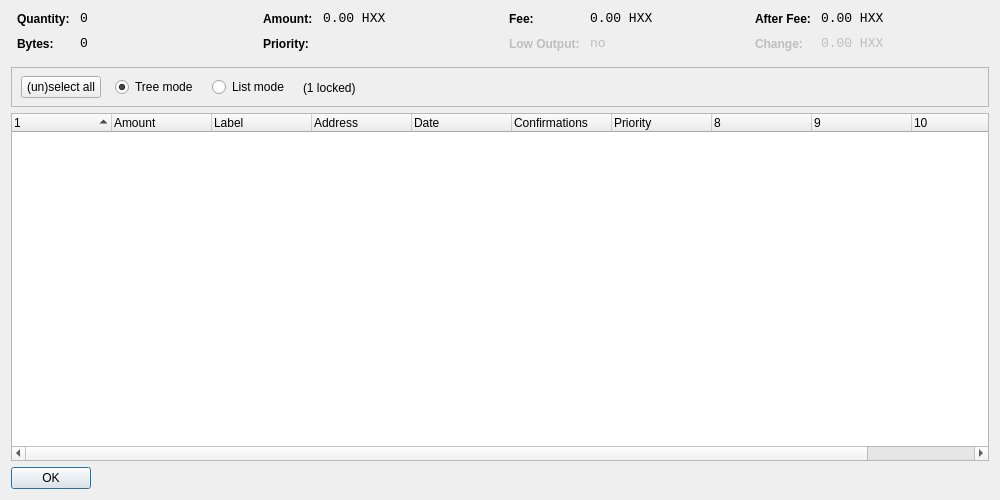
<?xml version="1.0" encoding="UTF-8"?>
<ui version="4.0">
 <class>CoinControlDialog</class>
 <widget class="QDialog" name="CoinControlDialog">
  <property name="geometry">
   <rect>
    <x>0</x>
    <y>0</y>
    <width>1000</width>
    <height>500</height>
   </rect>
  </property>
  <property name="windowTitle">
   <string>Coin Control</string>
  </property>
  <layout class="QVBoxLayout" name="verticalLayout">
   <item>
    <layout class="QHBoxLayout" name="horizontalLayoutTop" stretch="0,0,0,0">
     <property name="topMargin">
      <number>0</number>
     </property>
     <property name="bottomMargin">
      <number>10</number>
     </property>
     <item>
      <layout class="QFormLayout" name="formLayoutCoinControl1">
       <property name="horizontalSpacing">
        <number>10</number>
       </property>
       <property name="verticalSpacing">
        <number>10</number>
       </property>
       <property name="leftMargin">
        <number>6</number>
       </property>
       <property name="rightMargin">
        <number>6</number>
       </property>
       <item row="0" column="0">
        <widget class="QLabel" name="labelCoinControlQuantityText">
         <property name="styleSheet">
          <string notr="true">font-weight:bold;</string>
         </property>
         <property name="text">
          <string>Quantity:</string>
         </property>
        </widget>
       </item>
       <item row="0" column="1">
        <widget class="QLabel" name="labelCoinControlQuantity">
         <property name="font">
          <font>
           <family>Monospace</family>
           <pointsize>10</pointsize>
          </font>
         </property>
         <property name="cursor">
          <cursorShape>IBeamCursor</cursorShape>
         </property>
         <property name="contextMenuPolicy">
          <enum>Qt::ActionsContextMenu</enum>
         </property>
         <property name="text">
          <string notr="true">0</string>
         </property>
         <property name="textInteractionFlags">
          <set>Qt::LinksAccessibleByMouse|Qt::TextSelectableByKeyboard|Qt::TextSelectableByMouse</set>
         </property>
        </widget>
       </item>
       <item row="1" column="0">
        <widget class="QLabel" name="labelCoinControlBytesText">
         <property name="styleSheet">
          <string notr="true">font-weight:bold;</string>
         </property>
         <property name="text">
          <string>Bytes:</string>
         </property>
        </widget>
       </item>
       <item row="1" column="1">
        <widget class="QLabel" name="labelCoinControlBytes">
         <property name="font">
          <font>
           <family>Monospace</family>
           <pointsize>10</pointsize>
          </font>
         </property>
         <property name="cursor">
          <cursorShape>IBeamCursor</cursorShape>
         </property>
         <property name="contextMenuPolicy">
          <enum>Qt::ActionsContextMenu</enum>
         </property>
         <property name="text">
          <string notr="true">0</string>
         </property>
         <property name="textInteractionFlags">
          <set>Qt::LinksAccessibleByMouse|Qt::TextSelectableByKeyboard|Qt::TextSelectableByMouse</set>
         </property>
        </widget>
       </item>
      </layout>
     </item>
     <item>
      <layout class="QFormLayout" name="formLayoutCoinControl2">
       <property name="horizontalSpacing">
        <number>10</number>
       </property>
       <property name="verticalSpacing">
        <number>10</number>
       </property>
       <property name="leftMargin">
        <number>6</number>
       </property>
       <property name="rightMargin">
        <number>6</number>
       </property>
       <item row="0" column="0">
        <widget class="QLabel" name="labelCoinControlAmountText">
         <property name="styleSheet">
          <string notr="true">font-weight:bold;</string>
         </property>
         <property name="text">
          <string>Amount:</string>
         </property>
        </widget>
       </item>
       <item row="0" column="1">
        <widget class="QLabel" name="labelCoinControlAmount">
         <property name="font">
          <font>
           <family>Monospace</family>
           <pointsize>10</pointsize>
          </font>
         </property>
         <property name="cursor">
          <cursorShape>IBeamCursor</cursorShape>
         </property>
         <property name="contextMenuPolicy">
          <enum>Qt::ActionsContextMenu</enum>
         </property>
         <property name="text">
          <string notr="true">0.00 HXX</string>
         </property>
         <property name="textInteractionFlags">
          <set>Qt::LinksAccessibleByMouse|Qt::TextSelectableByKeyboard|Qt::TextSelectableByMouse</set>
         </property>
        </widget>
       </item>
       <item row="1" column="0">
        <widget class="QLabel" name="labelCoinControlPriorityText">
         <property name="styleSheet">
          <string notr="true">font-weight:bold;</string>
         </property>
         <property name="text">
          <string>Priority:</string>
         </property>
        </widget>
       </item>
       <item row="1" column="1">
        <widget class="QLabel" name="labelCoinControlPriority">
         <property name="font">
          <font>
           <family>Monospace</family>
           <pointsize>10</pointsize>
          </font>
         </property>
         <property name="cursor">
          <cursorShape>IBeamCursor</cursorShape>
         </property>
         <property name="contextMenuPolicy">
          <enum>Qt::ActionsContextMenu</enum>
         </property>
         <property name="text">
          <string/>
         </property>
         <property name="textInteractionFlags">
          <set>Qt::LinksAccessibleByMouse|Qt::TextSelectableByKeyboard|Qt::TextSelectableByMouse</set>
         </property>
        </widget>
       </item>
      </layout>
     </item>
     <item>
      <layout class="QFormLayout" name="formLayoutCoinControl3">
       <property name="horizontalSpacing">
        <number>10</number>
       </property>
       <property name="verticalSpacing">
        <number>10</number>
       </property>
       <property name="leftMargin">
        <number>6</number>
       </property>
       <property name="rightMargin">
        <number>6</number>
       </property>
       <item row="0" column="0">
        <widget class="QLabel" name="labelCoinControlFeeText">
         <property name="styleSheet">
          <string notr="true">font-weight:bold;</string>
         </property>
         <property name="text">
          <string>Fee:</string>
         </property>
        </widget>
       </item>
       <item row="0" column="1">
        <widget class="QLabel" name="labelCoinControlFee">
         <property name="font">
          <font>
           <family>Monospace</family>
           <pointsize>10</pointsize>
          </font>
         </property>
         <property name="cursor">
          <cursorShape>IBeamCursor</cursorShape>
         </property>
         <property name="contextMenuPolicy">
          <enum>Qt::ActionsContextMenu</enum>
         </property>
         <property name="text">
          <string notr="true">0.00 HXX</string>
         </property>
         <property name="textInteractionFlags">
          <set>Qt::LinksAccessibleByMouse|Qt::TextSelectableByKeyboard|Qt::TextSelectableByMouse</set>
         </property>
        </widget>
       </item>
       <item row="1" column="0">
        <widget class="QLabel" name="labelCoinControlLowOutputText">
         <property name="enabled">
          <bool>false</bool>
         </property>
         <property name="styleSheet">
          <string notr="true">font-weight:bold;</string>
         </property>
         <property name="text">
          <string>Low Output:</string>
         </property>
        </widget>
       </item>
       <item row="1" column="1">
        <widget class="QLabel" name="labelCoinControlLowOutput">
         <property name="enabled">
          <bool>false</bool>
         </property>
         <property name="font">
          <font>
           <family>Monospace</family>
           <pointsize>10</pointsize>
          </font>
         </property>
         <property name="cursor">
          <cursorShape>IBeamCursor</cursorShape>
         </property>
         <property name="contextMenuPolicy">
          <enum>Qt::ActionsContextMenu</enum>
         </property>
         <property name="text">
          <string>no</string>
         </property>
         <property name="textInteractionFlags">
          <set>Qt::LinksAccessibleByMouse|Qt::TextSelectableByKeyboard|Qt::TextSelectableByMouse</set>
         </property>
        </widget>
       </item>
      </layout>
     </item>
     <item>
      <layout class="QFormLayout" name="formLayoutCoinControl4">
       <property name="horizontalSpacing">
        <number>10</number>
       </property>
       <property name="verticalSpacing">
        <number>10</number>
       </property>
       <property name="leftMargin">
        <number>6</number>
       </property>
       <property name="rightMargin">
        <number>6</number>
       </property>
       <item row="0" column="0">
        <widget class="QLabel" name="labelCoinControlAfterFeeText">
         <property name="styleSheet">
          <string notr="true">font-weight:bold;</string>
         </property>
         <property name="text">
          <string>After Fee:</string>
         </property>
        </widget>
       </item>
       <item row="0" column="1">
        <widget class="QLabel" name="labelCoinControlAfterFee">
         <property name="font">
          <font>
           <family>Monospace</family>
           <pointsize>10</pointsize>
          </font>
         </property>
         <property name="cursor">
          <cursorShape>IBeamCursor</cursorShape>
         </property>
         <property name="contextMenuPolicy">
          <enum>Qt::ActionsContextMenu</enum>
         </property>
         <property name="text">
          <string notr="true">0.00 HXX</string>
         </property>
         <property name="textInteractionFlags">
          <set>Qt::LinksAccessibleByMouse|Qt::TextSelectableByKeyboard|Qt::TextSelectableByMouse</set>
         </property>
        </widget>
       </item>
       <item row="1" column="0">
        <widget class="QLabel" name="labelCoinControlChangeText">
         <property name="enabled">
          <bool>false</bool>
         </property>
         <property name="styleSheet">
          <string notr="true">font-weight:bold;</string>
         </property>
         <property name="text">
          <string>Change:</string>
         </property>
        </widget>
       </item>
       <item row="1" column="1">
        <widget class="QLabel" name="labelCoinControlChange">
         <property name="enabled">
          <bool>false</bool>
         </property>
         <property name="font">
          <font>
           <family>Monospace</family>
           <pointsize>10</pointsize>
          </font>
         </property>
         <property name="cursor">
          <cursorShape>IBeamCursor</cursorShape>
         </property>
         <property name="contextMenuPolicy">
          <enum>Qt::ActionsContextMenu</enum>
         </property>
         <property name="text">
          <string notr="true">0.00 HXX</string>
         </property>
         <property name="textInteractionFlags">
          <set>Qt::LinksAccessibleByMouse|Qt::TextSelectableByKeyboard|Qt::TextSelectableByMouse</set>
         </property>
        </widget>
       </item>
      </layout>
     </item>
    </layout>
   </item>
   <item>
    <widget class="QFrame" name="frame">
     <property name="minimumSize">
      <size>
       <width>0</width>
       <height>40</height>
      </size>
     </property>
     <property name="frameShape">
      <enum>QFrame::StyledPanel</enum>
     </property>
     <property name="frameShadow">
      <enum>QFrame::Sunken</enum>
     </property>
     <widget class="QWidget" name="horizontalLayoutWidget">
      <property name="geometry">
       <rect>
        <x>10</x>
        <y>0</y>
        <width>781</width>
        <height>41</height>
       </rect>
      </property>
      <layout class="QHBoxLayout" name="horizontalLayoutPanel" stretch="0,0,0,0,0">
       <property name="spacing">
        <number>14</number>
       </property>
       <item>
        <widget class="QPushButton" name="pushButtonSelectAll">
         <property name="sizePolicy">
          <sizepolicy hsizetype="Maximum" vsizetype="Fixed">
           <horstretch>0</horstretch>
           <verstretch>0</verstretch>
          </sizepolicy>
         </property>
         <property name="text">
          <string>(un)select all</string>
         </property>
        </widget>
       </item>
       <item>
        <widget class="QRadioButton" name="radioTreeMode">
         <property name="sizePolicy">
          <sizepolicy hsizetype="Maximum" vsizetype="Fixed">
           <horstretch>0</horstretch>
           <verstretch>0</verstretch>
          </sizepolicy>
         </property>
         <property name="text">
          <string>Tree mode</string>
         </property>
         <property name="checked">
          <bool>true</bool>
         </property>
        </widget>
       </item>
       <item>
        <widget class="QRadioButton" name="radioListMode">
         <property name="sizePolicy">
          <sizepolicy hsizetype="Maximum" vsizetype="Fixed">
           <horstretch>0</horstretch>
           <verstretch>0</verstretch>
          </sizepolicy>
         </property>
         <property name="text">
          <string>List mode</string>
         </property>
        </widget>
       </item>
       <item>
        <widget class="QLabel" name="labelLocked">
         <property name="text">
          <string>(1 locked)</string>
         </property>
        </widget>
       </item>
       <item>
        <spacer name="horizontalSpacer">
         <property name="orientation">
          <enum>Qt::Horizontal</enum>
         </property>
         <property name="sizeHint" stdset="0">
          <size>
           <width>40</width>
           <height>20</height>
          </size>
         </property>
        </spacer>
       </item>
      </layout>
     </widget>
    </widget>
   </item>
   <item>
    <widget class="CoinControlTreeWidget" name="treeWidget">
     <property name="contextMenuPolicy">
      <enum>Qt::CustomContextMenu</enum>
     </property>
     <property name="sortingEnabled">
      <bool>false</bool>
     </property>
     <property name="columnCount">
      <number>11</number>
     </property>
     <attribute name="headerShowSortIndicator" stdset="0">
      <bool>true</bool>
     </attribute>
     <attribute name="headerStretchLastSection">
      <bool>false</bool>
     </attribute>
     <column>
      <property name="text">
       <string/>
      </property>
     </column>
     <column>
      <property name="text">
       <string>Amount</string>
      </property>
     </column>
     <column>
      <property name="text">
       <string notr="true">Label</string>
      </property>
     </column>
     <column>
      <property name="text">
       <string>Address</string>
      </property>
     </column>
     <column>
      <property name="text">
       <string>Date</string>
      </property>
     </column>
     <column>
      <property name="text">
       <string>Confirmations</string>
      </property>
      <property name="toolTip">
       <string>Confirmed</string>
      </property>
     </column>
     <column>
      <property name="text">
       <string>Priority</string>
      </property>
     </column>
     <column>
      <property name="text">
       <string/>
      </property>
     </column>
     <column>
      <property name="text">
       <string/>
      </property>
     </column>
     <column>
      <property name="text">
       <string/>
      </property>
     </column>
     <column>
      <property name="text">
       <string/>
      </property>
     </column>
    </widget>
   </item>
   <item>
    <widget class="QDialogButtonBox" name="buttonBox">
     <property name="sizePolicy">
      <sizepolicy hsizetype="Maximum" vsizetype="Fixed">
       <horstretch>0</horstretch>
       <verstretch>0</verstretch>
      </sizepolicy>
     </property>
     <property name="orientation">
      <enum>Qt::Horizontal</enum>
     </property>
     <property name="standardButtons">
      <set>QDialogButtonBox::Ok</set>
     </property>
    </widget>
   </item>
  </layout>
 </widget>
 <customwidgets>
  <customwidget>
   <class>CoinControlTreeWidget</class>
   <extends>QTreeWidget</extends>
   <header>coincontroltreewidget.h</header>
  </customwidget>
 </customwidgets>
 <resources/>
 <connections/>
</ui>
